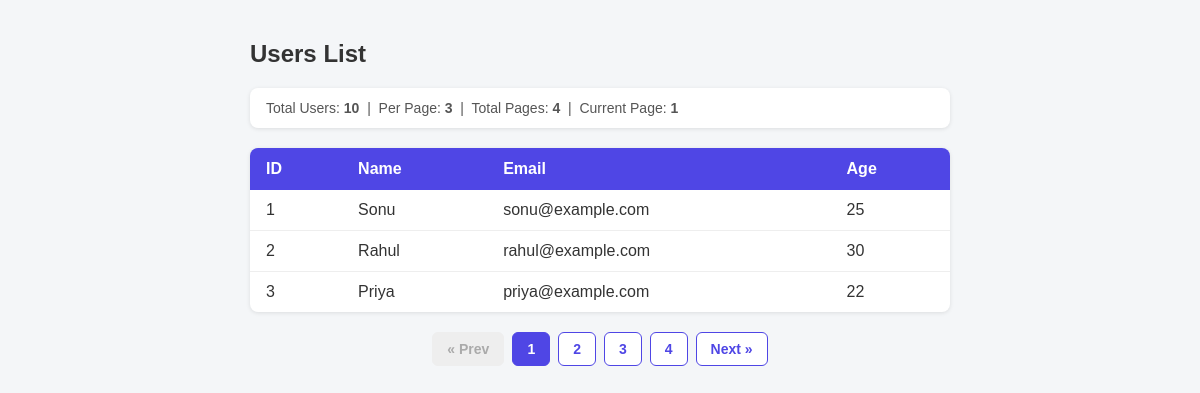
Screenshot of /db_tasks/pagination.php with the database file from the repository.
### tables this page shows
CREATE TABLE IF NOT EXISTS users (
    id       INT AUTO_INCREMENT PRIMARY KEY,
    name     VARCHAR(100) NOT NULL,
    email    VARCHAR(150) UNIQUE NOT NULL,
    age      INT,
    created_at DATETIME DEFAULT CURRENT_TIMESTAMP
);

### db_tasks/pagination.php (the view, shortened to what this page needs)
<?php
$conn = getConnection();
function getPaginatedUsers(PDO $conn, int $page = 1, int $perPage = 3): array {
    $offset = ($page - 1) * $perPage;
    $stmt = $conn->prepare("SELECT * FROM users ORDER BY id ASC LIMIT ? OFFSET ?");
    $stmt->bindValue(1, $perPage, PDO::PARAM_INT);
    $stmt->bindValue(2, $offset,  PDO::PARAM_INT);
    $stmt->execute();
    return $stmt->fetchAll();
}
function getTotalUsers(PDO $conn): int {
    return (int) $conn->query("SELECT COUNT(*) FROM users")->fetchColumn();
}
$perPage    = 3;
$totalUsers = getTotalUsers($conn);
$totalPages = ceil($totalUsers / $perPage);
$currentPage = isset($_GET['page']) ? (int)$_GET['page'] : 1;
$currentPage = max(1, min($currentPage, $totalPages));
$users = getPaginatedUsers($conn, $currentPage, $perPage);
?>
<!DOCTYPE html>
<html lang="en">
<head>
</head>
<body>
<h2>Users List</h2>
<div class="info">
    Total Users: <strong><?= $totalUsers ?></strong> &nbsp;|&nbsp;
    Per Page: <strong><?= $perPage ?></strong> &nbsp;|&nbsp;
    Total Pages: <strong><?= $totalPages ?></strong> &nbsp;|&nbsp;
    Current Page: <strong><?= $currentPage ?></strong>
</div>
<table>
    <thead>
        <tr>
            <th>ID</th>
            <th>Name</th>
            <th>Email</th>
            <th>Age</th>
        </tr>
    </thead>
    <tbody>
        <?php foreach ($users as $u): ?>
        <tr>
            <td><?= $u['id'] ?></td>
            <td><?= htmlspecialchars($u['name']) ?></td>
            <td><?= htmlspecialchars($u['email']) ?></td>
            <td><?= $u['age'] ?></td>
        </tr>
        <?php endforeach; ?>
    </tbody>
</table>
<div class="pagination">
    <?php if ($currentPage > 1): ?>
        <a href="?page=<?= $currentPage - 1 ?>">« Prev</a>
    <?php else: ?>
        <span class="disabled">« Prev</span>
    <?php endif; ?>
    <?php for ($i = 1; $i <= $totalPages; $i++): ?>
        <?php if ($i === $currentPage): ?>
            <span class="active"><?= $i ?></span>
        <?php else: ?>
            <a href="?page=<?= $i ?>"><?= $i ?></a>
        <?php endif; ?>
    <?php endfor; ?>
    <?php if ($currentPage < $totalPages): ?>
        <a href="?page=<?= $currentPage + 1 ?>">Next »</a>
    <?php else: ?>
        <span class="disabled">Next »</span>
    <?php endif; ?>
</div>
</body>
</html>

### db_tasks/pagination.php (style rules this page uses)
body { font-family: Arial, sans-serif; max-width: 700px; margin: 40px auto; background: #f4f6f8; }
h2 { color: #333; }
.info { background: #fff; padding: 12px 16px; border-radius: 8px; margin-bottom: 20px; box-shadow: 0 1px 4px rgba(0,0,0,.1); font-size: 14px; color: #555; }
table { width: 100%; border-collapse: collapse; background: #fff; border-radius: 8px; overflow: hidden; box-shadow: 0 1px 4px rgba(0,0,0,.1); }
th { background: #4f46e5; color: #fff; padding: 12px 16px; text-align: left; }
td { padding: 11px 16px; border-bottom: 1px solid #eee; color: #333; }
tr:last-child td { border-bottom: none; }
.pagination { display: flex; gap: 8px; margin-top: 20px; justify-content: center; }
.pagination a, .pagination span { padding: 8px 14px; border-radius: 6px; text-decoration: none; font-size: 14px; font-weight: bold; }
.pagination a { background: #fff; color: #4f46e5; border: 1px solid #4f46e5; }
.pagination .active { background: #4f46e5; color: #fff; border: 1px solid #4f46e5; }
.pagination .disabled { background: #eee; color: #aaa; border: 1px solid #eee; }

### rows the page displays
users: id "1", name "Sonu", email "sonu@example.com", age "25"
users: id "2", name "Rahul", email "rahul@example.com", age "30"
users: id "3", name "Priya", email "priya@example.com", age "22"

### other values shown
$totalUsers "10"
$perPage "3"
$totalPages "4"
$currentPage "1"
